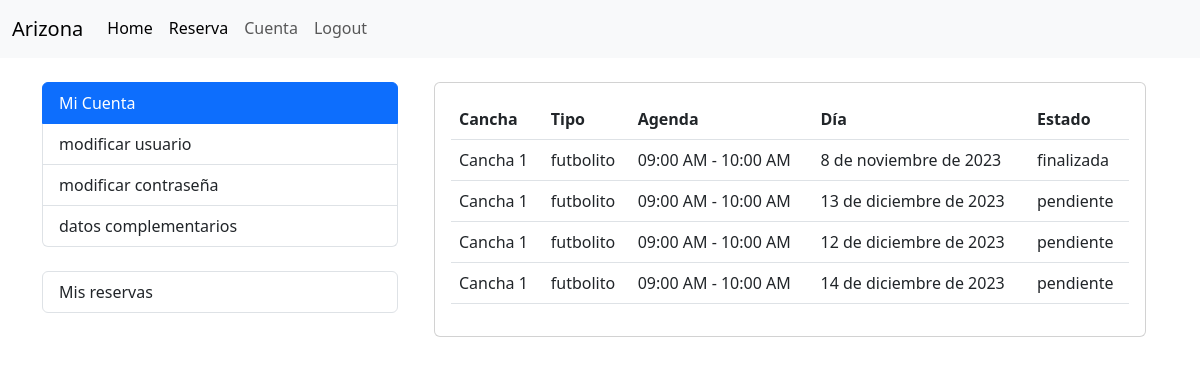
Page /cliente/reservas_user/ (signed in) on the committed database.
### cliente/models.py (models this page shows, shortened)
class Reserva(models.Model):
    cliente = models.ForeignKey(Cliente, on_delete=models.CASCADE)
    agenda = models.ForeignKey(Agenda, on_delete=models.CASCADE)
    dia = models.DateField()
    ESTADO_CHOICES = [
        ('disponible', 'Disponible'),
        ('pendiente', 'Pendiente'),
        ('finalizada', 'Finalizada'),
    ]
    estado = models.CharField(max_length=20, choices=ESTADO_CHOICES, default='disponible')
    class Meta:
        unique_together = ('agenda', 'cliente', 'dia')

### servicio/models.py (models this page shows, shortened)
class Agenda(models.Model):
    cancha = models.ForeignKey(Cancha, on_delete=models.CASCADE)
    horario = models.ForeignKey(Horario, on_delete=models.CASCADE)
    disponible = models.BooleanField(default=True)
    class Meta:
        verbose_name = _('Agenda')
        verbose_name_plural = _('Agendas')
        unique_together = ('cancha', 'horario')

class Cancha(models.Model):
    NUMERACION_CHOICES = [
        ('1', 'Cancha 1'),
        ('2', 'Cancha 2'),
        ('3', 'Cancha 3'),
        ('4', 'Cancha 4'),
        ('5', 'Cancha 5'),
        ('6', 'Cancha 6'),
        ('7', 'Cancha 7'),
        ('8', 'Cancha 8'),
    ]
    numeracion = models.CharField(max_length=10, choices=NUMERACION_CHOICES)
    tipo = models.ForeignKey(TipoCancha, on_delete=models.CASCADE, related_name='canchas')
    def __str__(self):
        return f'Cancha {self.numeracion}'
    class Meta:
        verbose_name = _('Cancha')
        verbose_name_plural = _('Canchas')

class TipoCancha(models.Model):
    nombre = models.CharField(max_length=50)
    precio = models.DecimalField(max_digits=8, decimal_places=0)
    descripcion = models.TextField()
    def __str__(self):
        return self.nombre
    class Meta:
        verbose_name = _('Tipo de Cancha')
        verbose_name_plural = _('Tipos de Canchas')

class Horario(models.Model):
    AM = 'AM'
    PM = 'PM'
    MERIDIEM_CHOICES = [
        (AM, 'AM'),
        (PM, 'PM'),
    ]
    hora_inicio = models.TimeField()
    hora_fin = models.TimeField()
    meridiem = models.CharField(max_length=2, choices=MERIDIEM_CHOICES, default=PM)
    def __str__(self):
        return f'{self.hora_inicio.strftime("%I:%M %p")} - {self.hora_fin.strftime("%I:%M %p")}'

### cliente/views.py (the view)
# urls.py: path('reservas_user/', views.listar_reservas_usuario, name='listar_reservas_usuario'),
def listar_reservas_usuario(request):
    try:
        cliente = request.user.cliente
    except Cliente.DoesNotExist:
        messages.warning(request, 'Necesitas crear un Cliente para acceder a esta página')
        return redirect(reverse('cliente:cliente_create'))
    reservas = Reserva.objects.filter(cliente=cliente)
    return render(request, 'reserva/reservas_usuario.html', {'reservas': reservas})

### cliente/templates/reserva/reservas_usuario.html (shortened to what this page needs)
{% extends "accounts/index.html" %}
{% block accounts_container %}
<div class="container">
  <div class="card">
    <div class="card-body">
      {% if reservas %}
      <table class="table reserva-table">
        <thead>
          <tr>
            <th>Cancha</th>
            <th>Tipo</th>
            <th>Agenda</th>
            <th>Día</th>
            <th>Estado</th>
          </tr>
        </thead>
        <tbody>
          {% for reserva in reservas %}
          <tr >
            <td>{{ reserva.agenda.cancha }}</td>
            <td>{{ reserva.agenda.cancha.tipo }}</td>
            <td>{{ reserva.agenda.horario }}</td>
            <td>{{ reserva.dia }}</td>
            <td>{{ reserva.estado }}</td>
          </tr>
          {% empty %}
          <tr>
            <td colspan="4">No hay servicio disponibles.</td>
          </tr>
          {% endfor %}
        </tbody>
      </table>
      {% else %}
      <p>No hay reservas disponibles.</p>
      {% endif %}
    </div>
  </div>
</div>
{% endblock %}

### rows in the picture
Reserva: agenda.cancha "Cancha 1", agenda.cancha.tipo "futbolito", agenda.horario "09:00 AM - 10:00 AM", dia "8 de noviembre de 2023", estado "finalizada"
Reserva: agenda.cancha "Cancha 1", agenda.cancha.tipo "futbolito", agenda.horario "09:00 AM - 10:00 AM", dia "13 de diciembre de 2023", estado "pendiente"
Reserva: agenda.cancha "Cancha 1", agenda.cancha.tipo "futbolito", agenda.horario "09:00 AM - 10:00 AM", dia "12 de diciembre de 2023", estado "pendiente"
Reserva: agenda.cancha "Cancha 1", agenda.cancha.tipo "futbolito", agenda.horario "09:00 AM - 10:00 AM", dia "14 de diciembre de 2023", estado "pendiente"
